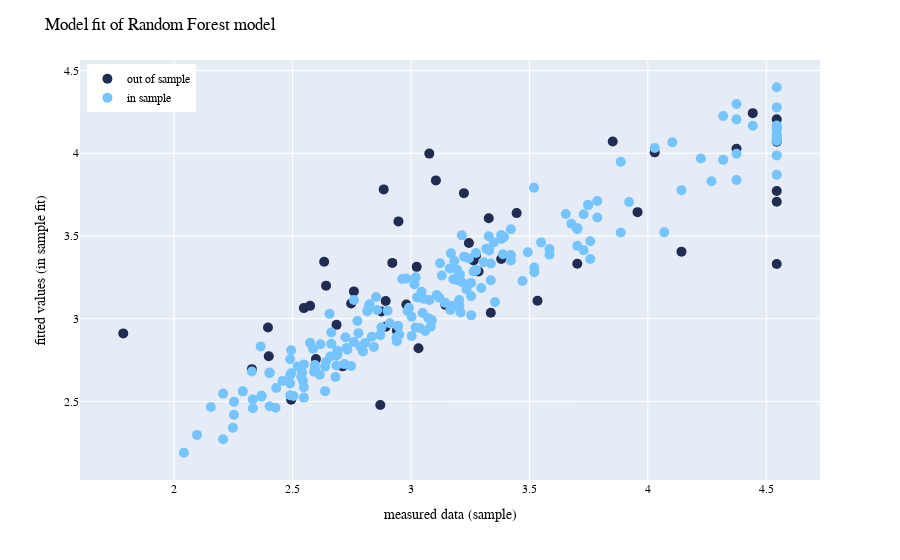

Source (notebook cell):
### Code cell
fig = px.scatter(df, x = "meas", y = "pred", color = "split", 
                 color_discrete_sequence=['#212c52','#75c3ff'])

fig.update_layout(
    font_family="Helvetica Neue, Helvetica, Arial, sans-serif",
    font_color="black",
    title = {'text':'Model fit of Random Forest model'},
    xaxis_title = "measured data (sample)",
    yaxis_title = "fitted values (in sample fit)",
    #markersize= 12,
  )
fig.update_layout(legend=dict(
    yanchor="top",
    title=None,
    y=0.99,
    xanchor="left",
    x=0.01
))
fig.update_traces(marker_size = 10)

#['#75c3ff', "red"],#, marker_line_color='#212c52',
 #                 marker_line_width=1.5, opacity=1)

### Figure 1 — Plotly figure (JSON) as saved in the notebook; plotly's stock layout.template omitted (floating-point values rounded to 4 significant figures; data arrays with more than 128 entries replaced by an {"elided": "..."} marker saying what was removed)
{"data": [{"hovertemplate": "split=out of sample<br>meas=%{x}<br>pred=%{y}<extra></extra>", "legendgroup": "out of sample", "marker": {"color": "#212c52", "size": 10, "symbol": "circle"}, "mode": "markers", "name": "out of sample", "orientation": "v", "showlegend": true, "type": "scatter", "x": [3.381, 2.574, 3.245, 2.686, 4.544, 2.87, 2.875, 4.544, 3.446, 2.4, 4.544, 2.98, 4.544, 3.534, 3.852, 3.328, 3.077, 3.145, 2.548, 2.328, 2.885, 3.285, 2.641, 2.633, 2.396, 4.142, 4.443, 4.029, 4.374, 2.893, 2.947, 2.759, 2.494, 1.785, 3.337, 2.941, 2.921, 3.702, 4.544, 3.223, 3.024, 2.711, 2.599, 3.105, 3.032, 3.275, 3.264, 2.747, 2.893, 3.956], "xaxis": "x", "y": [3.361, 3.078, 3.457, 2.963, 3.331, 2.479, 3.045, 4.07, 3.638, 2.774, 3.707, 3.086, 3.772, 3.109, 4.07, 3.608, 3.998, 3.084, 3.064, 2.696, 3.782, 3.286, 3.2, 3.345, 2.947, 3.406, 4.242, 4.005, 4.027, 3.107, 3.588, 3.165, 2.511, 2.912, 3.036, 2.929, 3.338, 3.332, 4.205, 3.759, 3.314, 2.713, 2.757, 3.836, 2.822, 3.382, 3.352, 3.092, 2.951, 3.644], "yaxis": "y"}, {"hovertemplate": "split=in sample<br>meas=%{x}<br>pred=%{y}<extra></extra>", "legendgroup": "in sample", "marker": {"color": "#75c3ff", "size": 10, "symbol": "circle"}, "mode": "markers", "name": "in sample", "orientation": "v", "showlegend": true, "type": "scatter", "x": {"elided": "199 float values"}, "xaxis": "x", "y": {"elided": "199 float values"}, "yaxis": "y"}], "layout": {"font": {"color": "black", "family": "Helvetica Neue, Helvetica, Arial, sans-serif"}, "legend": {"title": {}, "tracegroupgap": 0, "x": 0.01, "xanchor": "left", "y": 0.99, "yanchor": "top"}, "margin": {"t": 60}, "title": {"text": "Model fit of Random Forest model"}, "xaxis": {"anchor": "y", "domain": [0, 1], "title": {"text": "measured data (sample)"}}, "yaxis": {"anchor": "x", "domain": [0, 1], "title": {"text": "fitted values (in sample fit)"}}}}
